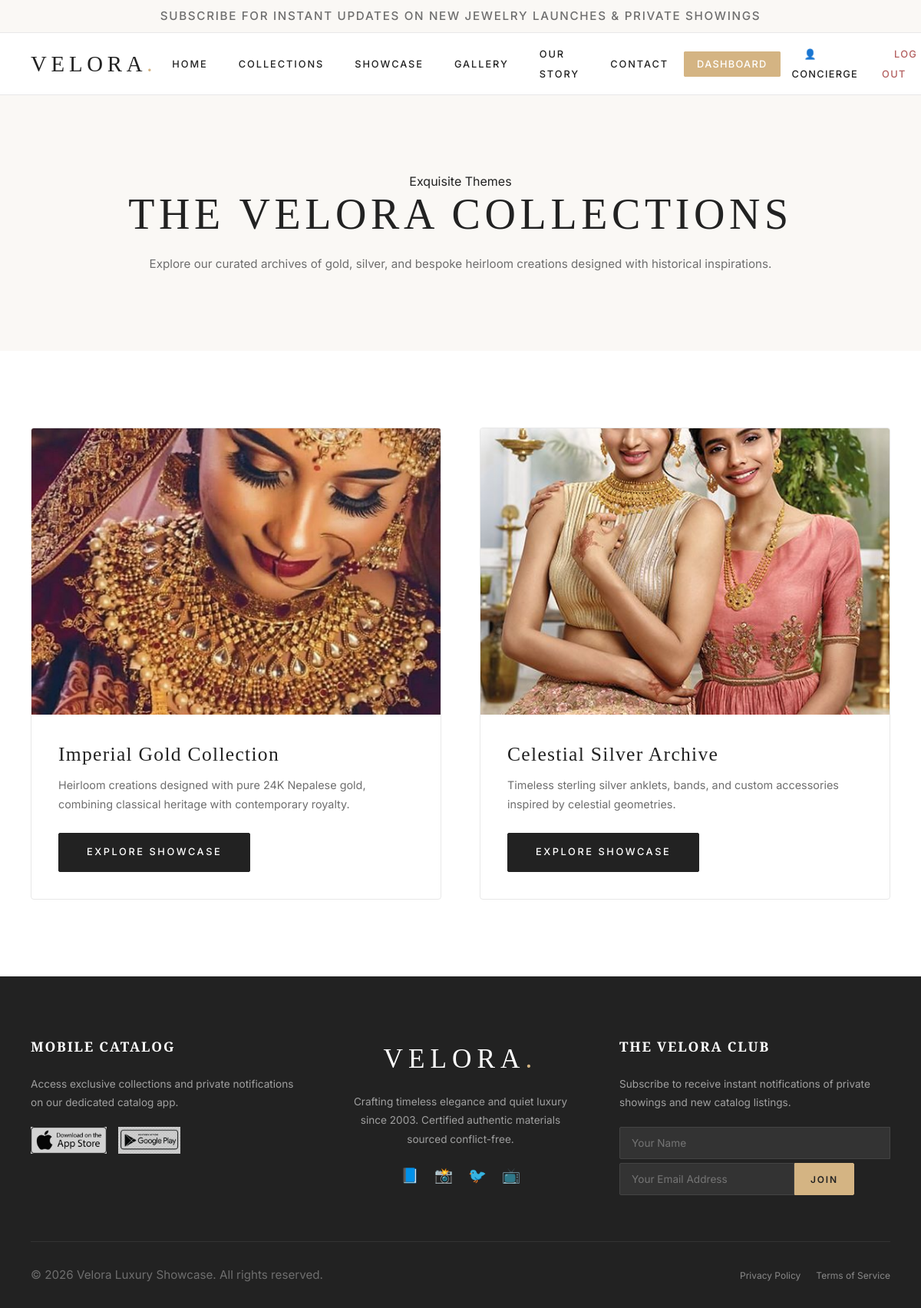
/collections.php (signed in), run on the app's committed database.
### tables this page shows
CREATE TABLE IF NOT EXISTS `collections` (
  `id` int(11) NOT NULL AUTO_INCREMENT,
  `name` varchar(255) NOT NULL,
  `description` text DEFAULT NULL,
  `banner_image` varchar(255) DEFAULT NULL,
  `display_order` int(11) NOT NULL DEFAULT '0',
  `created_at` timestamp NOT NULL DEFAULT CURRENT_TIMESTAMP,
  PRIMARY KEY (`id`)
);

### config/database.php (called while the page is built, shortened)
<?php
function xss_clean($data) {
    return htmlspecialchars($data, ENT_QUOTES, 'UTF-8');
}
?>

### collections.php (the view, shortened to what this page needs)
<?php
require_once 'config/database.php';
include 'includes/header.php';
include 'includes/navbar.php';
?>
<section class="section-padding" style="background-color: var(--color-soft-ivory); text-align: center;">
    <div class="container">
        <span class="hero-tag">Exquisite Themes</span>
        <h1 style="margin-bottom: 20px; text-transform: uppercase; letter-spacing: 0.1em;">The Velora Collections</h1>
        <p class="section-subtitle" style="margin-bottom: 0;">Explore our curated archives of gold, silver, and bespoke heirloom creations designed with historical inspirations.</p>
    </div>
</section>
<section class="section-padding">
    <div class="container">
        <div class="products-grid" style="grid-template-columns: repeat(2, 1fr); gap: 50px;">
            <?php
            $collections_query = mysqli_query($con, "SELECT * FROM collections ORDER BY display_order ASC, id ASC");
            if (mysqli_num_rows($collections_query) > 0):
                while ($col_data = mysqli_fetch_assoc($collections_query)):
            ?>
                <div class="product-card" style="border-radius: 4px;">
                    <div class="product-image-container" style="padding-bottom: 70%;">
                        <img src="<?php echo xss_clean($col_data['banner_image']); ?>" alt="<?php echo xss_clean($col_data['name']); ?>">
                    </div>
                    <div class="product-info" style="text-align: left; align-items: flex-start; padding: 35px;">
                        <h3 style="font-family: var(--font-display); font-size: 1.6rem; margin-bottom: 12px; color: var(--color-deep-charcoal);"><?php echo xss_clean($col_data['name']); ?></h3>
                        <p style="font-size: 0.9rem; margin-bottom: 25px; line-height: 1.7;"><?php echo xss_clean($col_data['description']); ?></p>
                        <a href="showcase.php?collection=<?php echo $col_data['id']; ?>" class="btn">Explore Showcase</a>
                    </div>
                </div>
            <?php
                endwhile;
            else:
                echo '<p style="grid-column: 1/-1; text-align: center; color: var(--color-warm-gray); padding: 50px 0;">No collections added yet.</p>';
            endif;
            ?>
        </div>
    </div>
</section>
<?php
include 'includes/footer.php';
?>

### style.css (style rules this page uses)
:root { --color-pure-white: #FFFFFF; --color-soft-ivory: #FAF8F5; --color-champagne-gold: #D4B483; --color-rose-gold: #C89B8A; --color-deep-charcoal: #222222; --color-warm-gray: #6E6E6E; --color-light-beige: #F5F1EC; --color-border-gray: #E8E8E8; --color-success: #4E8752; --color-success-light: #F0F7F1; --color-error: #B35E5E; --color-error-light: #FAF2F2; --font-heading: 'Cormorant Garamond', Georgia, serif; --font-display: 'Playfair Display', Georgia, serif; --font-body: 'Inter', system-ui, -apple-system, sans-serif; --grid-margin-desktop: 100px; --grid-margin-tablet: 40px; --grid-margin-mobile: 20px; --transition-smooth: all 0.4s cubic-bezier(0.25, 0.46, 0.45, 0.94); --transition-fast: all 0.2s ease; --z-header: 1000; --z-overlay: 1500; }
* { box-sizing: border-box; margin: 0; padding: 0; }
html { scroll-behavior: smooth; font-size: 16px; }
body { font-family: var(--font-body); background-color: var(--color-pure-white); color: var(--color-deep-charcoal); line-height: 1.6; -webkit-font-smoothing: antialiased; }
h1, h2, h3, h4, h5, h6 { font-family: var(--font-heading); font-weight: 300; color: var(--color-deep-charcoal); letter-spacing: 0.05em; }
h1 { font-size: 3.5rem; line-height: 1.1; }
h3 { font-family: var(--font-display); font-size: 1.5rem; line-height: 1.3; }
p { font-size: 0.95rem; color: var(--color-warm-gray); line-height: 1.7; }
a { color: var(--color-deep-charcoal); text-decoration: none; transition: var(--transition-fast); }
.container { max-width: 1440px; margin: 0 auto; padding-left: var(--grid-margin-desktop); padding-right: var(--grid-margin-desktop); }
.btn { display: inline-block; font-family: var(--font-body); font-size: 0.8rem; font-weight: 500; letter-spacing: 0.2em; text-transform: uppercase; padding: 14px 36px; border: 1px solid var(--color-deep-charcoal); background-color: var(--color-deep-charcoal); color: var(--color-pure-white); cursor: pointer; transition: var(--transition-smooth); text-align: center; border-radius: 2px; }
.section-padding { padding: 100px 0; }
.products-grid { display: grid; grid-template-columns: repeat(3, 1fr); gap: 40px; }
.product-card { background-color: var(--color-pure-white); border: 1px solid var(--color-border-gray); border-radius: 2px; overflow: hidden; display: flex; flex-direction: column; transition: var(--transition-smooth); position: relative; }
.product-image-container { position: relative; width: 100%; padding-bottom: 110%; overflow: hidden; background-color: var(--color-light-beige); }
.product-image-container img { position: absolute; top: 0; left: 0; width: 100%; height: 100%; object-fit: cover; transition: var(--transition-smooth); }
.product-info { padding: 24px; text-align: center; flex-grow: 1; display: flex; flex-direction: column; justify-content: space-between; }
@media screen and (max-width: 1200px) { .container { padding-left: var(--grid-margin-tablet); padding-right: var(--grid-margin-tablet); } }
@media screen and (max-width: 1200px) { .products-grid { grid-template-columns: repeat(2, 1fr); gap: 30px; } }

### data on the page
collections: banner_image (picture), name "Imperial Gold Collection", description "Heirloom creations designed with pure 24K Nepalese gold, combining classical heritage with contemporary royalty."
collections: banner_image (picture), name "Celestial Silver Archive", description "Timeless sterling silver anklets, bands, and custom accessories inspired by celestial geometries."

### other printed values
xss_clean($promo_text) "SUBSCRIBE FOR INSTANT UPDATES ON NEW JEWELRY LAUNCHES & PRIVATE SHOWINGS"
xss_clean($brand_name) "VELORA"
xss_clean(explode(' ', $user_name)[0]) "CONCIERGE"
xss_clean($brand_name) "Velora"
